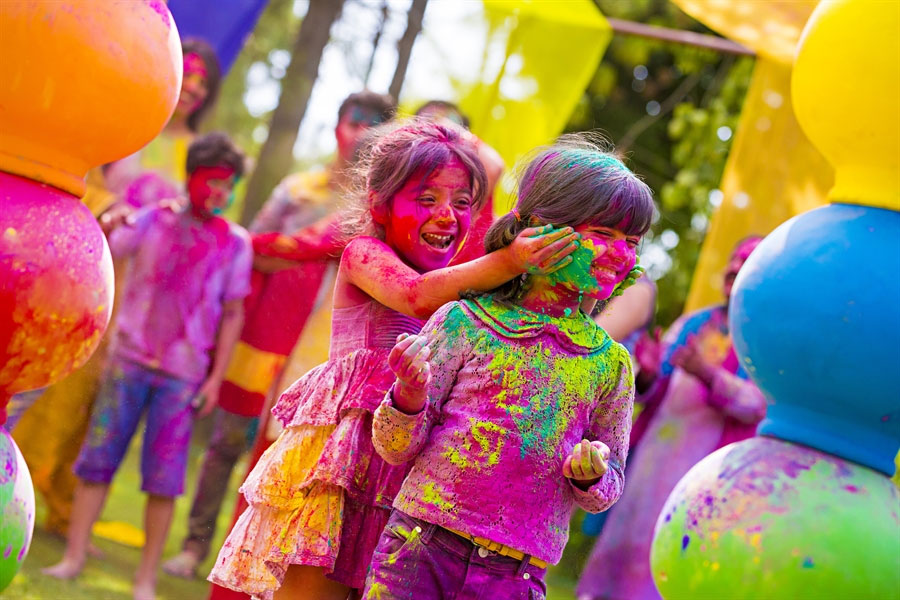
#> input picture image_processing/lab_manual/rgb_original.jpg, 900 x 600 px
$ jupyter execute --allow-errors lab_manual.ipynb   (older library calls are emulated)
#> lines starting #> are read from the running program, lines starting #| are printed output that depends on the picture; after the words box and inside, x2 and y2 are one past the last pixel; in counts of white or black regions, pixels touching at a corner belong together
Question 1: WAP to convert grayscale images to binary images
(a) Assuming mean intensity image as threshold value
(b) Input threshold value from user

[cell 1]
import numpy as np
import matplotlib.pyplot as plt
import cv2

img = cv2.imread("./gray_original.png", cv2.IMREAD_GRAYSCALE)
_, binary_img = cv2.threshold(img, 127, 255, cv2.THRESH_BINARY)

plt.subplot(1, 2, 1)
plt.title("Original Image")
#> (the rest of this cell did not finish here and is left out)

[cell 2]
import numpy as np
import matplotlib.pyplot as plt
import cv2

img = cv2.imread("./gray_original.png", cv2.IMREAD_GRAYSCALE)
threshold = int(input("Enter threshold value (0-255): "))
#> the answer given: 100
_, binary_img = cv2.threshold(img, threshold, 255, cv2.THRESH_BINARY)

plt.subplot(1, 2, 1)
plt.title("Original Image")
#> (the rest of this cell did not finish here and is left out)

Question 2: WAP to convert rgb image to grayscale
(a) taking mean average of all 3 planes
(b) Input the weightage of three planes from the user

[cell 3]
import numpy as np
import matplotlib.pyplot as plt
import cv2

img = cv2.imread("./rgb_original.jpg")
#> img is the input picture: shape (600, 900, 3); mean B, G, R 96.6, 116.8, 165.4
gray_img = cv2.cvtColor(img, cv2.COLOR_BGR2GRAY)

plt.subplot(1, 2, 1)
plt.title("Original Image")
plt.imshow(cv2.cvtColor(img, cv2.COLOR_BGR2RGB))
plt.axis('off')

plt.subplot(1, 2, 2)
plt.title("Grayscale Imaage")
plt.imshow(gray_img, cmap='gray')
plt.axis('off')

[cell 4]
import numpy as np
import matplotlib.pyplot as plt
import cv2

img = cv2.imread("./rgb_original.jpg")
gray_img = cv2.cvtColor(img, cv2.COLOR_BGR2GRAY)

r_weight = 0.7
g_weight = 0.2
b_weight = 0.1

weighted_gray = (r_weight * img[:, :, 2] + g_weight * img[:, :, 1] + b_weight * img[:, :, 0]).astype(np.uint8)
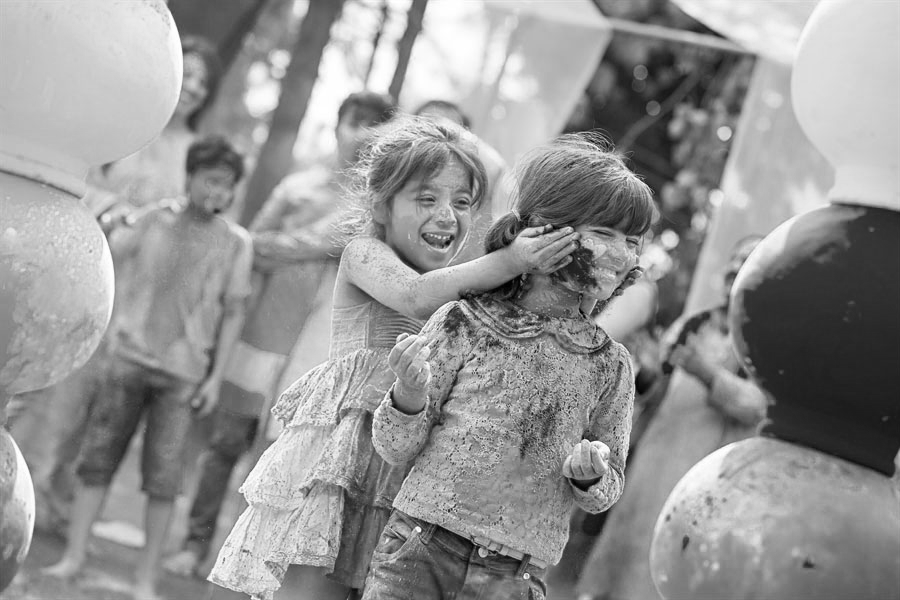
#> weighted_gray: shape (600, 900); min 0, max 255, mean 148.4

threshold = int(np.mean(weighted_gray))
#> threshold = 148
_, binary_img = cv2.threshold(weighted_gray, threshold, 255, cv2.THRESH_BINARY)
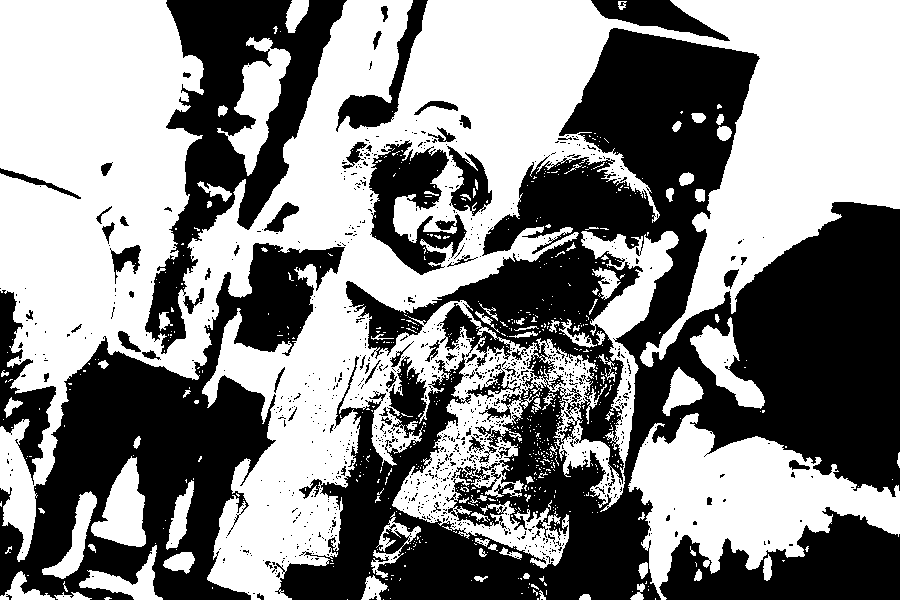
#> binary_img: shape (600, 900); 53.2% white; 990 black regions (923 under 20 px), largest, box (x1, y1, x2, y2) and area: (272, 28, 900, 600) 142583, (0, 243, 345, 600) 46966, (145, 0, 347, 354) 24322

plt.subplot(1, 3, 1)
plt.title("Original Image")
plt.imshow(cv2.cvtColor(img, cv2.COLOR_BGR2RGB))
plt.axis('off')

plt.subplot(1, 3, 2)
plt.title("Weighted Gray Image")
plt.imshow(weighted_gray, cmap='gray')
plt.axis('off')

Question 3:WAP to draw a border around the input image, input the width (in terms of pixel count) and the desired color of the border from the user. Try this with a binary and grayscale image.

[cell 5]
import numpy as np
import matplotlib.pyplot as plt
import cv2

# WAP to draw a border around the input image, input the width (in terms of pixel count) and the desired color of the border from the user.
img = cv2.imread("./gray_original.png", cv2.IMREAD_GRAYSCALE)
border_width = int(input("Enter border width (in pixels): "))
#> the answer given: 100
border_color = int(input("Enter border color (0-255): "))
#> the answer given: 3

bordered_img = cv2.copyMakeBorder(img, border_width, border_width, border_width, border_width, cv2.BORDER_CONSTANT, value=border_color)
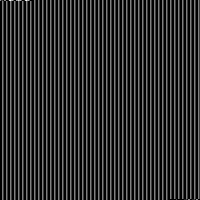
#> bordered_img: shape (200, 200); min 0, max 253, mean 47.8

plt.subplot(1, 2, 1)
plt.title("Original Image")
#> (the rest of this cell did not finish here and is left out)

Question 5: WAP for image complement (try with both, a grayscale and a binary image)

[cell 6]
import numpy as np
import matplotlib.pyplot as plt
import cv2

img = cv2.imread("./gray_original.png")
#> (the rest of this cell did not finish here and is left out)

Question 6: WAP to enhance the input image using log transform (assume c = 1)

[cell 7]
import numpy as np
import matplotlib.pyplot as plt
import cv2

img = cv2.imread("./rgb_original.jpg")

c = 255 / np.log(1 + float(np.max(img)))
#> c = 45.99
# c = 1
log_img = np.uint8(c * np.log1p(img))

plt.subplot(1, 2, 1)
plt.title("Original Image")
plt.imshow(img)
plt.axis("off")

plt.subplot(1, 2, 2)
plt.title("Enhanced Image")
plt.imshow(log_img)
plt.axis("off")

plt.show()
#> figure, not shown here; B, G, R data is drawn as R, G, B

Quesion 8: WAP to enhance image using power law/ gamma transformation

[cell 8]
import numpy as np
import matplotlib.pyplot as plt
import cv2

img = cv2.imread("./rgb_original.jpg")

gamma = float(input("Enter value of gamma: "))
#> the answer given: 3
c = 1.0

norm_img = img / 255

power_log_img = c * np.power(norm_img, gamma)
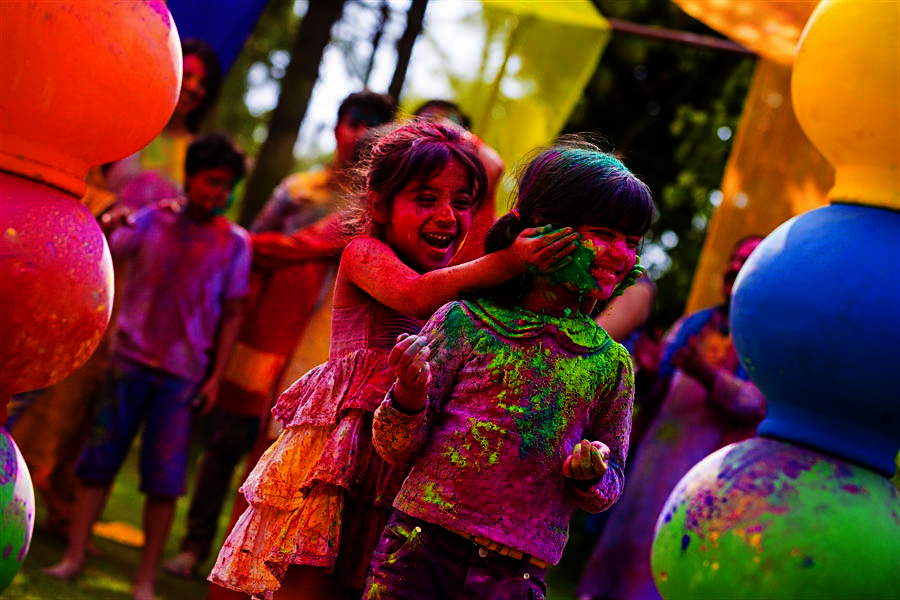
#> power_log_img: shape (600, 900, 3) float64; mean B, G, R 0.156, 0.192, 0.4

plt.subplot(1, 2, 1)
plt.title("Original Image")
plt.imshow(img)
plt.axis("off")

plt.subplot(1, 2, 2)
plt.title("After Log Transform")
plt.imshow(power_log_img)
plt.axis("off")
#> figure, not shown here; B, G, R data is drawn as R, G, B

Question 9: WAP to enhance the input image using Intensity Level Slicing (Contrast Stretching)

[cell 9]
import cv2
import numpy as np
import matplotlib.pyplot as plt

img = cv2.imread("rgb_original.jpg").astype(np.float32)

r1, r2 = 80, 120
s1, s2 = 0, 100

mask = (img >= r1) & (img <= r2)
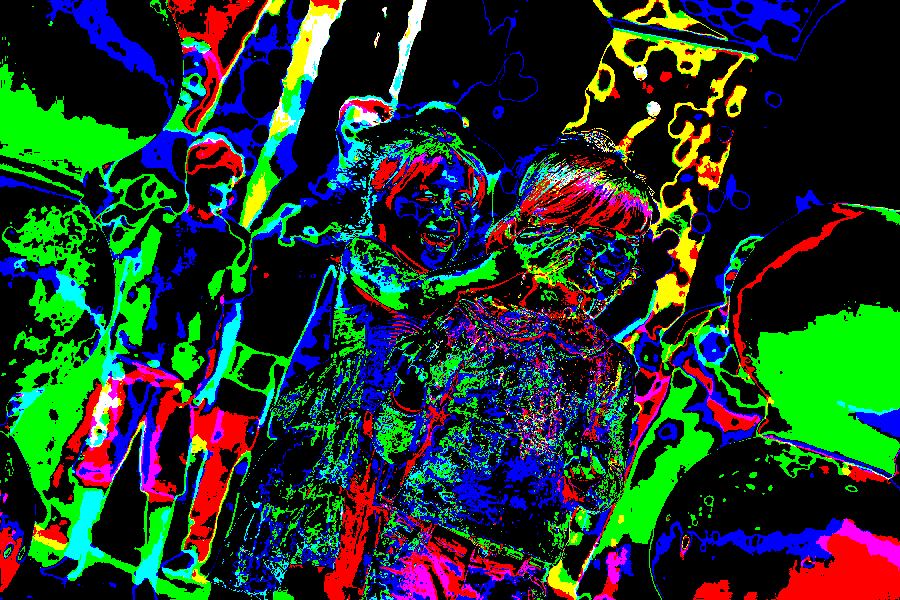
#> mask: shape (600, 900, 3) bool; mean B, G, R 0.16, 0.217, 0.122

img[mask] = ((img[mask] - 1) / (r2 - r1)) * (s2 - s1) + s1
img = np.clip(img, 0, 255).astype(np.float32)
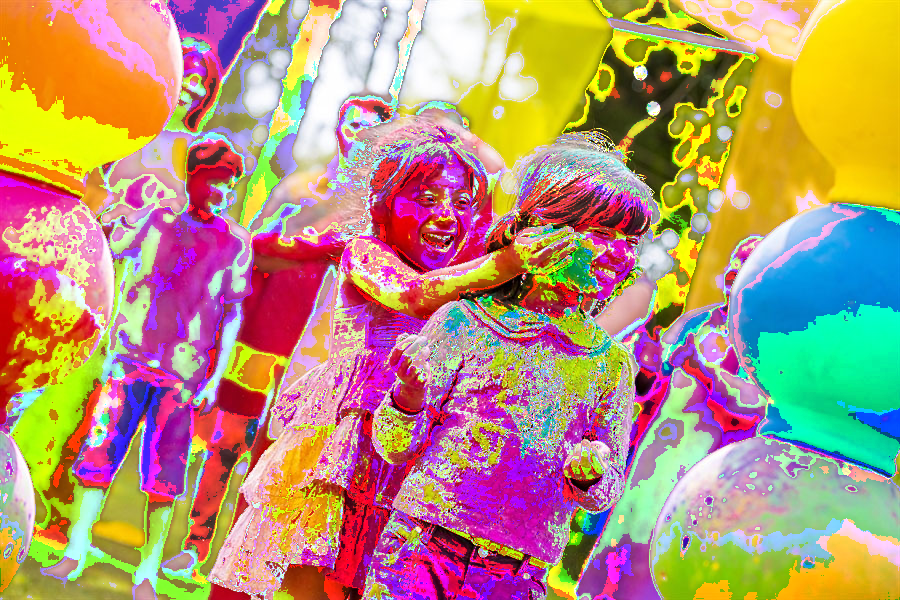
#> img: shape (600, 900, 3) float32; mean B, G, R 118.6, 147, 182.4

plt.subplot(1, 2, 1)
plt.title("Original Image")
plt.imshow(cv2.imread("rgb_original.jpg"))
plt.axis("off")

plt.subplot(1, 2, 2)
plt.title("After Contrast Stretching")
plt.imshow(img)
plt.axis("off")
#> figure, not shown here; B, G, R data is drawn as R, G, B

Question 10: WAP to enhance the input image using histogram equalization

[cell 10]
import cv2
import matplotlib.pyplot as plt

img = cv2.imread("./gray_original.png", cv2.IMREAD_GRAYSCALE)

equalized = cv2.equalizeHist(img)

plt.figure(figsize=(10, 6))
#> (the rest of this cell did not finish here and is left out)

Question 11: WAP to match the histogram of the input image with that of reference image using histogram matching technique

[cell 11]
import cv2
import matplotlib.pyplot as plt
from skimage.exposure import match_histograms

source = cv2.cvtColor(cv2.imread("./rgb_original.jpg"), cv2.COLOR_BGR2RGB)
#> (the rest of this cell did not finish here and is left out)

Question 12: WAP to smooth the image using Averaging filter (un-weighted), Weighted filter given by h(x, y) - max(|x|, |y|), gaussian filter

[cell 12]
import cv2
import numpy as np
import matplotlib.pyplot as plt

img = cv2.imread("./rgb_original.jpg")

# Averaging filter
kernel_size = 5
averaging_kernel = np.ones((kernel_size, kernel_size), np.float32) / (
    kernel_size * kernel_size
)
averaged_img = cv2.filter2D(img, -1, averaging_kernel)

# TODO: Weighted filter given by h(x, y) = max(|x|, |y|)
weighted_kernel = np.zeros((kernel_size, kernel_size), dtype=np.float32)
for i in range(kernel_size):
    for j in range(kernel_size):
        weighted_kernel[i, j] = max(
            abs(i - kernel_size // 2), abs(j - kernel_size // 2)
        )
weighted_kernel /= np.sum(weighted_kernel)
weighted_img = cv2.filter2D(img, -1, weighted_kernel)

# Gaussian filter
gaussian_img = cv2.GaussianBlur(img, (5, 5), 0)

plt.subplot(1, 4, 1)
plt.title("Original Image")
plt.imshow(cv2.cvtColor(img, cv2.COLOR_BGR2RGB))
plt.axis("off")

plt.subplot(1, 4, 2)
plt.title("Averaging Filter")
plt.imshow(cv2.cvtColor(averaged_img, cv2.COLOR_BGR2RGB))
plt.axis("off")

plt.subplot(1, 4, 3)
plt.title("Weighted Filter")
plt.imshow(cv2.cvtColor(weighted_img, cv2.COLOR_BGR2RGB))
plt.axis("off")

plt.subplot(1, 4, 4)
plt.title("Gaussian Filter")
plt.imshow(cv2.cvtColor(gaussian_img, cv2.COLOR_BGR2RGB))
plt.axis("off")
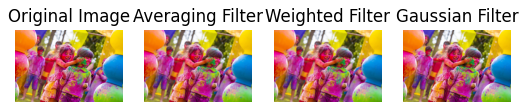
#> figure drawn by matplotlib, 4 panels

Question 13: WAP to sharpen the input image using Laplacian filter, Gradient operators (Sobel, Canny), Unsharp masking

[cell 13]
import cv2
import numpy as np
import matplotlib.pyplot as plt

img = cv2.imread("./rgb_original.jpg")
gray_img = cv2.cvtColor(img, cv2.COLOR_BGR2GRAY)

# Laplacian filter
laplacian_img = cv2.Laplacian(gray_img, cv2.CV_64F)
lapalcian_img = cv2.convertScaleAbs(laplacian_img)

# Sobel operator
sobel_x = cv2.Sobel(gray_img, cv2.CV_64F, 1, 0, ksize=5)
sobel_y = cv2.Sobel(gray_img, cv2.CV_64F, 0, 1, ksize=5)
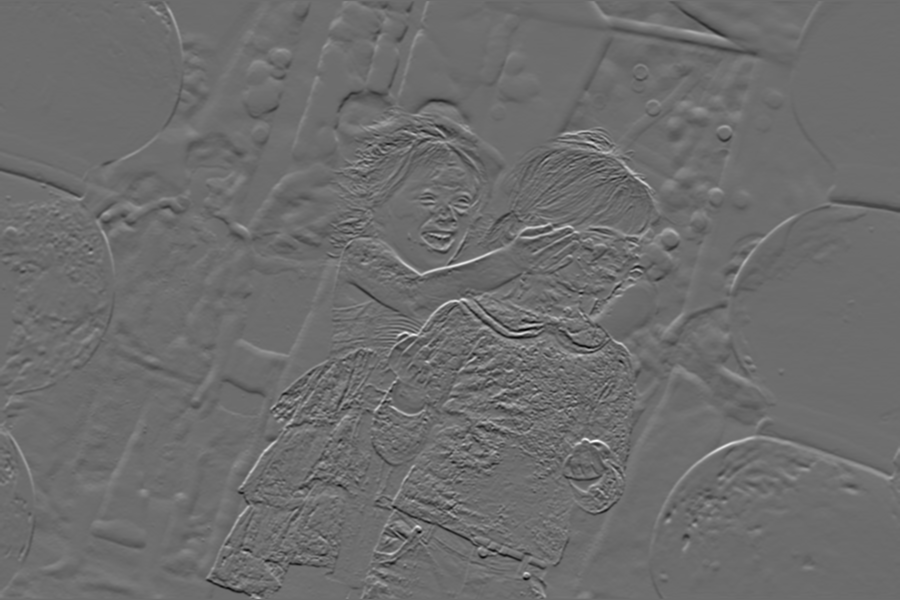
#> sobel_y: shape (600, 900) float64; min -7454, max 9903, mean -13.8; drawn with min black and max white
sobel_img = cv2.magnitude(sobel_x, sobel_y)

# Roberts Kernel
ky = np.array([[1, 0], [0, -1]], dtype=np.float32)
kx = np.array([[0, 1], [-1, 0]], dtype=np.float32)

roberts_x = cv2.filter2D(gray_img, cv2.CV_64F, kx)
roberts_y = cv2.filter2D(gray_img, cv2.CV_64F, ky)
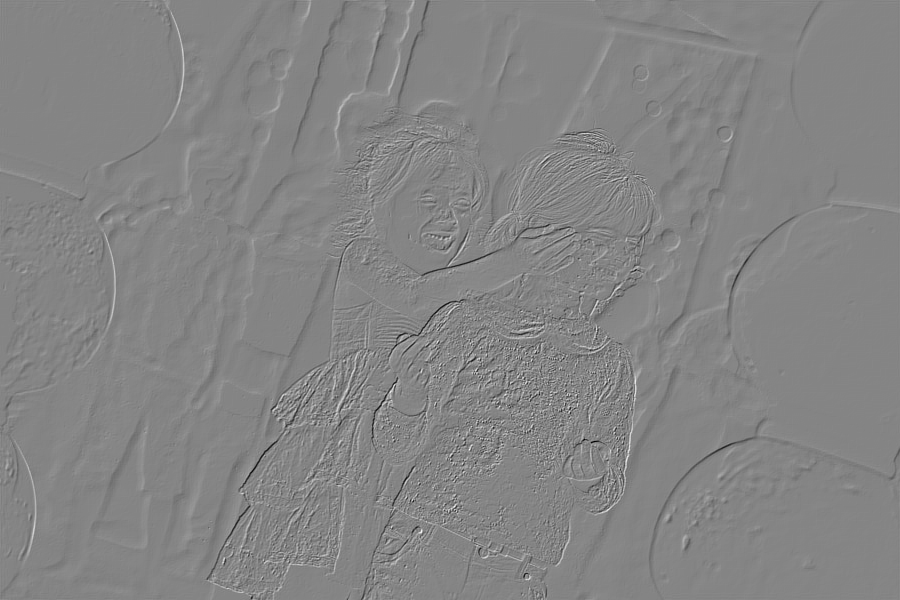
#> roberts_y: shape (600, 900) float64; min -204, max 188, mean 0.1; drawn with min black and max white

roberts_img = cv2.magnitude(roberts_x, roberts_y)

# Canny edge detection
canny_img = cv2.Canny(gray_img, 100, 200)
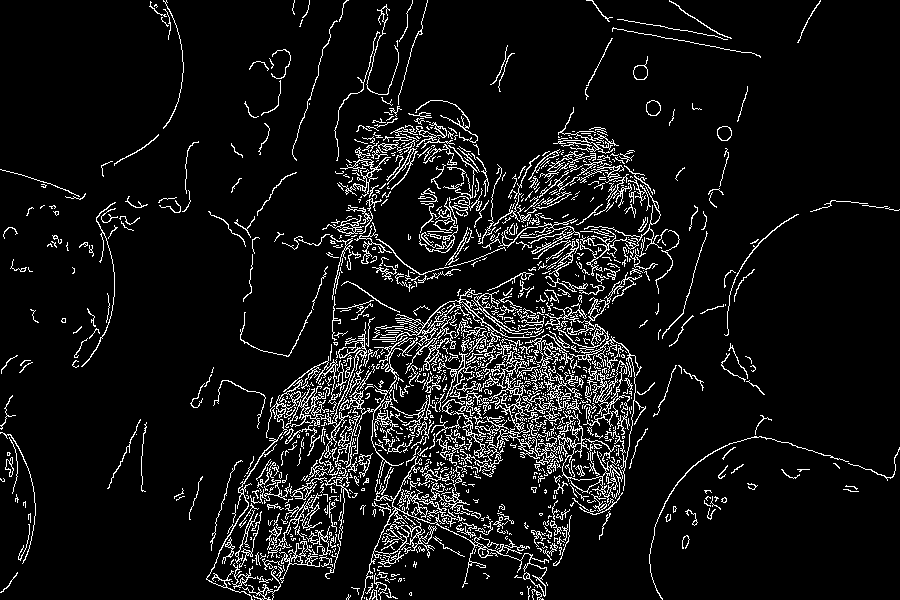
#> canny_img: shape (600, 900); 8% white in thin lines or dots

# Unsharp masking
blurred_img = cv2.GaussianBlur(gray_img, (5, 5), 3)
unsharp_img = cv2.addWeighted(gray_img, 1.5, blurred_img, -0.5, 0)
unsharp_img = np.clip(unsharp_img, 0, 255).astype(np.uint8)

plt.subplot(2, 3, 1)
plt.title("Original Image")
plt.imshow(cv2.cvtColor(img, cv2.COLOR_BGR2RGB))
plt.axis("off")

plt.subplot(2, 3, 2)
plt.title("Laplacian Filter")
plt.imshow(laplacian_img, cmap="gray")
plt.axis("off")

plt.subplot(2, 3, 3)
plt.title("Sobel Operator")
plt.imshow(sobel_img, cmap="gray")
plt.axis("off")

plt.subplot(2, 3, 4)
plt.title("Canny Edge Detection")
plt.imshow(canny_img, cmap="gray")
plt.axis("off")

plt.subplot(2, 3, 5)
plt.title("Unsharp Masking")
plt.imshow(unsharp_img, cmap="gray")
plt.axis("off")

plt.subplot(2, 3, 6)
plt.title("Roberts Operator")
plt.imshow(roberts_img, cmap="gray")
plt.axis("off")
